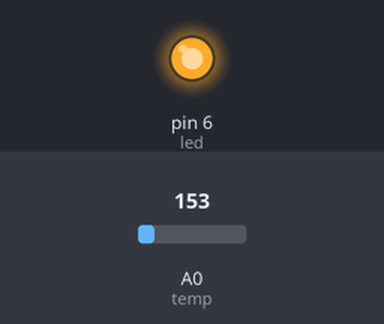
The sketch below on a simulated Arduino Uno, built with avr-gcc and run on an emulated ATmega328P. Shown: output pins drawn as LEDs (lit = HIGH). The test bench sets the inputs (shaded band); at power-on: A0 (temp) = 153. What the sketch prints to the serial monitor is not drawn.

Above: at 1.2 s.
1.3 s: A0 (temp) set to 129
4.3 s: A0 (temp) set to 111
Timing chart, 0 to 7.3 s (numbered marks = the images above; inputs shaded):
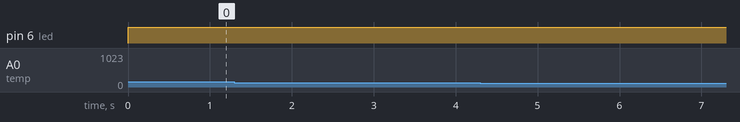

Measured:
- after the input at 1.3 s, every drawn part: stays the same
- after the input at 4.3 s, every drawn part: stays the same

The sketch:

EECE_DEMO.ino
```cpp
////EECE_DEMO

const int led = 6; /// declaring led at digital pmw6
const int temp = A0; ///declaring the temp sensor pin at A0 to access signal

/*
setting up a threshold temp which less than melting point for demo
*/
float threshold = 60.0;

void setup(){

  pinMode(led, OUTPUT);
  Serial.begin(9600);
  Serial.print("Done by:B220620\n");
}

void loop(){

  int data = analogRead(temp); ///Reading temp from sensor
  /*
  Convertion raw data into temperature
  */
  float voltage = data * (5.0 / 1023.0);
  float readtemp = (voltage - 0.5) * 100.0;

  /*
  comapring the temp with threshold temp to make circuit break
   */

  if(threshold < readtemp){

    digitalWrite(led, LOW);
    Serial.println("Temperature is high");

  }
  else{

    digitalWrite(led, HIGH);
    Serial.println("Optimal Temperature:");
    Serial.print(readtemp);

  }
}
```
